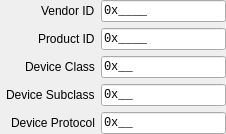
     <widget class="QWidget" name="usb_class_tab">
      <attribute name="icon">
       <iconset theme="drive-removable-media"/>
      </attribute>
      <attribute name="title">
       <string>USB Class</string>
      </attribute>
      <attribute name="toolTip">
       <string>USB Class Settings.</string>
      </attribute>
      <attribute name="whatsThis">
       <string>&lt;html&gt;&lt;head/&gt;&lt;body&gt;&lt;p&gt;USB Class Settings.&lt;/p&gt;&lt;/body&gt;&lt;/html&gt;</string>
      </attribute>
      <layout class="QFormLayout" name="usb_class_layout">
       <property name="fieldGrowthPolicy">
        <enum>QFormLayout::FieldGrowthPolicy::ExpandingFieldsGrow</enum>
       </property>
       <property name="labelAlignment">
        <set>Qt::AlignmentFlag::AlignRight|Qt::AlignmentFlag::AlignTrailing|Qt::AlignmentFlag::AlignVCenter</set>
       </property>
       <property name="leftMargin">
        <number>6</number>
       </property>
       <property name="topMargin">
        <number>0</number>
       </property>
       <property name="rightMargin">
        <number>0</number>
       </property>
       <property name="bottomMargin">
        <number>0</number>
       </property>
       <item row="0" column="0">
        <widget class="QLabel" name="usb_class_vendor_id_label">
         <property name="toolTip">
          <string>Vendor ID assigned by USB-IF. A value of 0xFFFF will match any Vendor ID.</string>
         </property>
         <property name="statusTip">
          <string>Vendor ID</string>
         </property>
         <property name="whatsThis">
          <string>&lt;html&gt;&lt;head/&gt;&lt;body&gt;&lt;p&gt;Vendor ID assigned by USB-IF. A value of 0xFFFF will match any Vendor ID.&lt;/p&gt;&lt;/body&gt;&lt;/html&gt;</string>
         </property>
         <property name="text">
          <string>Vendor ID</string>
         </property>
        </widget>
       </item>
       <item row="0" column="1">
        <widget class="QLineEdit" name="usb_class_vendor_id">
         <property name="font">
          <font>
           <family>Monospace</family>
          </font>
         </property>
         <property name="toolTip">
          <string>Vendor ID assigned by USB-IF. A value of 0xFFFF will match any Vendor ID.</string>
         </property>
         <property name="statusTip">
          <string>Vendor ID</string>
         </property>
         <property name="whatsThis">
          <string>&lt;html&gt;&lt;head/&gt;&lt;body&gt;&lt;p&gt;Vendor ID assigned by USB-IF. A value of 0xFFFF will match any Vendor ID.&lt;/p&gt;&lt;/body&gt;&lt;/html&gt;</string>
         </property>
         <property name="inputMask">
          <string notr="true">&lt;\0\xHHHH;_</string>
         </property>
         <property name="text">
          <string notr="true">0x</string>
         </property>
        </widget>
       </item>
       <item row="1" column="0">
        <widget class="QLabel" name="usb_class_product_id_label">
         <property name="toolTip">
          <string>Product ID assigned by USB-IF. A value of 0xFFFF will match any Product ID.</string>
         </property>
         <property name="statusTip">
          <string>Product ID</string>
         </property>
         <property name="whatsThis">
          <string>&lt;html&gt;&lt;head/&gt;&lt;body&gt;&lt;p&gt;Product ID assigned by USB-IF. A value of 0xFFFF will match any Product ID.&lt;/p&gt;&lt;/body&gt;&lt;/html&gt;</string>
         </property>
         <property name="text">
          <string>Product ID</string>
         </property>
        </widget>
       </item>
       <item row="1" column="1">
        <widget class="QLineEdit" name="usb_class_product_id">
         <property name="font">
          <font>
           <family>Monospace</family>
          </font>
         </property>
         <property name="toolTip">
          <string>Product ID assigned by USB-IF. A value of 0xFFFF will match any Product ID.</string>
         </property>
         <property name="statusTip">
          <string>Product ID</string>
         </property>
         <property name="whatsThis">
          <string>&lt;html&gt;&lt;head/&gt;&lt;body&gt;&lt;p&gt;Product ID assigned by USB-IF. A value of 0xFFFF will match any Product ID.&lt;/p&gt;&lt;/body&gt;&lt;/html&gt;</string>
         </property>
         <property name="inputMask">
          <string notr="true">&lt;\0\xHHHH;_</string>
         </property>
         <property name="text">
          <string notr="true">0x</string>
         </property>
        </widget>
       </item>
       <item row="2" column="0">
        <widget class="QLabel" name="usb_class_device_class_label">
         <property name="toolTip">
          <string>The class code assigned by the USB-IF. A value of 0xFF will match any class code.</string>
         </property>
         <property name="statusTip">
          <string>Device Class</string>
         </property>
         <property name="whatsThis">
          <string>&lt;html&gt;&lt;head/&gt;&lt;body&gt;&lt;p&gt;The class code assigned by the USB-IF. A value of 0xFF will match any class code.&lt;/p&gt;&lt;/body&gt;&lt;/html&gt;</string>
         </property>
         <property name="text">
          <string>Device Class</string>
         </property>
        </widget>
       </item>
       <item row="2" column="1">
        <widget class="QLineEdit" name="usb_class_device_class">
         <property name="font">
          <font>
           <family>Monospace</family>
          </font>
         </property>
         <property name="toolTip">
          <string>The class code assigned by the USB-IF. A value of 0xFF will match any class code.</string>
         </property>
         <property name="statusTip">
          <string>Device Class</string>
         </property>
         <property name="whatsThis">
          <string>&lt;html&gt;&lt;head/&gt;&lt;body&gt;&lt;p&gt;The class code assigned by the USB-IF. A value of 0xFF will match any class code.&lt;/p&gt;&lt;/body&gt;&lt;/html&gt;</string>
         </property>
         <property name="inputMask">
          <string notr="true">&lt;\0\xHH;_</string>
         </property>
         <property name="text">
          <string notr="true">0x</string>
         </property>
        </widget>
       </item>
       <item row="3" column="0">
        <widget class="QLabel" name="usb_class_device_subclass_label">
         <property name="toolTip">
          <string>The subclass code assigned by the USB-IF. A value of 0xFF will match any subclass code.</string>
         </property>
         <property name="statusTip">
          <string>Device Subclass</string>
         </property>
         <property name="whatsThis">
          <string>&lt;html&gt;&lt;head/&gt;&lt;body&gt;&lt;p&gt;The subclass code assigned by the USB-IF. A value of 0xFF will match any subclass code.&lt;/p&gt;&lt;/body&gt;&lt;/html&gt;</string>
         </property>
         <property name="text">
          <string>Device Subclass</string>
         </property>
        </widget>
       </item>
       <item row="3" column="1">
        <widget class="QLineEdit" name="usb_class_device_subclass">
         <property name="font">
          <font>
           <family>Monospace</family>
          </font>
         </property>
         <property name="toolTip">
          <string>The subclass code assigned by the USB-IF. A value of 0xFF will match any subclass code.</string>
         </property>
         <property name="statusTip">
          <string>Device Subclass</string>
         </property>
         <property name="whatsThis">
          <string>&lt;html&gt;&lt;head/&gt;&lt;body&gt;&lt;p&gt;The subclass code assigned by the USB-IF. A value of 0xFF will match any subclass code.&lt;/p&gt;&lt;/body&gt;&lt;/html&gt;</string>
         </property>
         <property name="inputMask">
          <string notr="true">&lt;\0\xHH;_</string>
         </property>
         <property name="text">
          <string notr="true">0x</string>
         </property>
        </widget>
       </item>
       <item row="4" column="0">
        <widget class="QLabel" name="usb_class_device_protocol_label">
         <property name="toolTip">
          <string>The protocol code assigned by the USB-IF. A value of 0xFF will match any protocol code.</string>
         </property>
         <property name="statusTip">
          <string>Device Protocol</string>
         </property>
         <property name="whatsThis">
          <string>&lt;html&gt;&lt;head/&gt;&lt;body&gt;&lt;p&gt;The protocol code assigned by the USB-IF. A value of 0xFF will match any protocol code.&lt;/p&gt;&lt;/body&gt;&lt;/html&gt;</string>
         </property>
         <property name="text">
          <string>Device Protocol</string>
         </property>
        </widget>
       </item>
       <item row="4" column="1">
        <widget class="QLineEdit" name="usb_class_device_protocol">
         <property name="font">
          <font>
           <family>Monospace</family>
          </font>
         </property>
         <property name="toolTip">
          <string>The protocol code assigned by the USB-IF. A value of 0xFF will match any protocol code.</string>
         </property>
         <property name="statusTip">
          <string>Device Protocol</string>
         </property>
         <property name="whatsThis">
          <string>&lt;html&gt;&lt;head/&gt;&lt;body&gt;&lt;p&gt;The protocol code assigned by the USB-IF. A value of 0xFF will match any protocol code.&lt;/p&gt;&lt;/body&gt;&lt;/html&gt;</string>
         </property>
         <property name="inputMask">
          <string notr="true">&lt;\0\xHH;_</string>
         </property>
         <property name="text">
          <string notr="true">0x</string>
         </property>
        </widget>
       </item>
      </layout>
     </widget>
